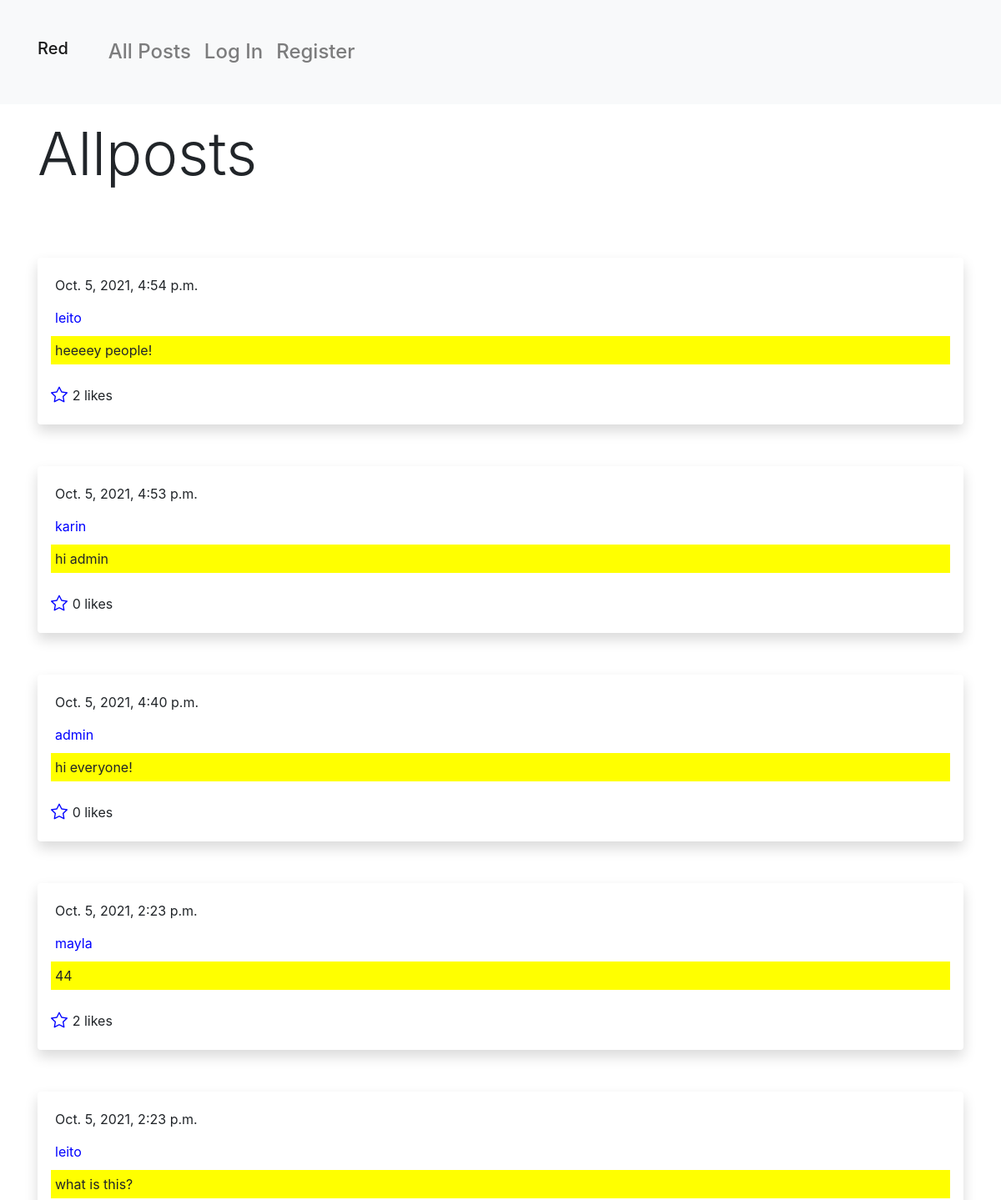
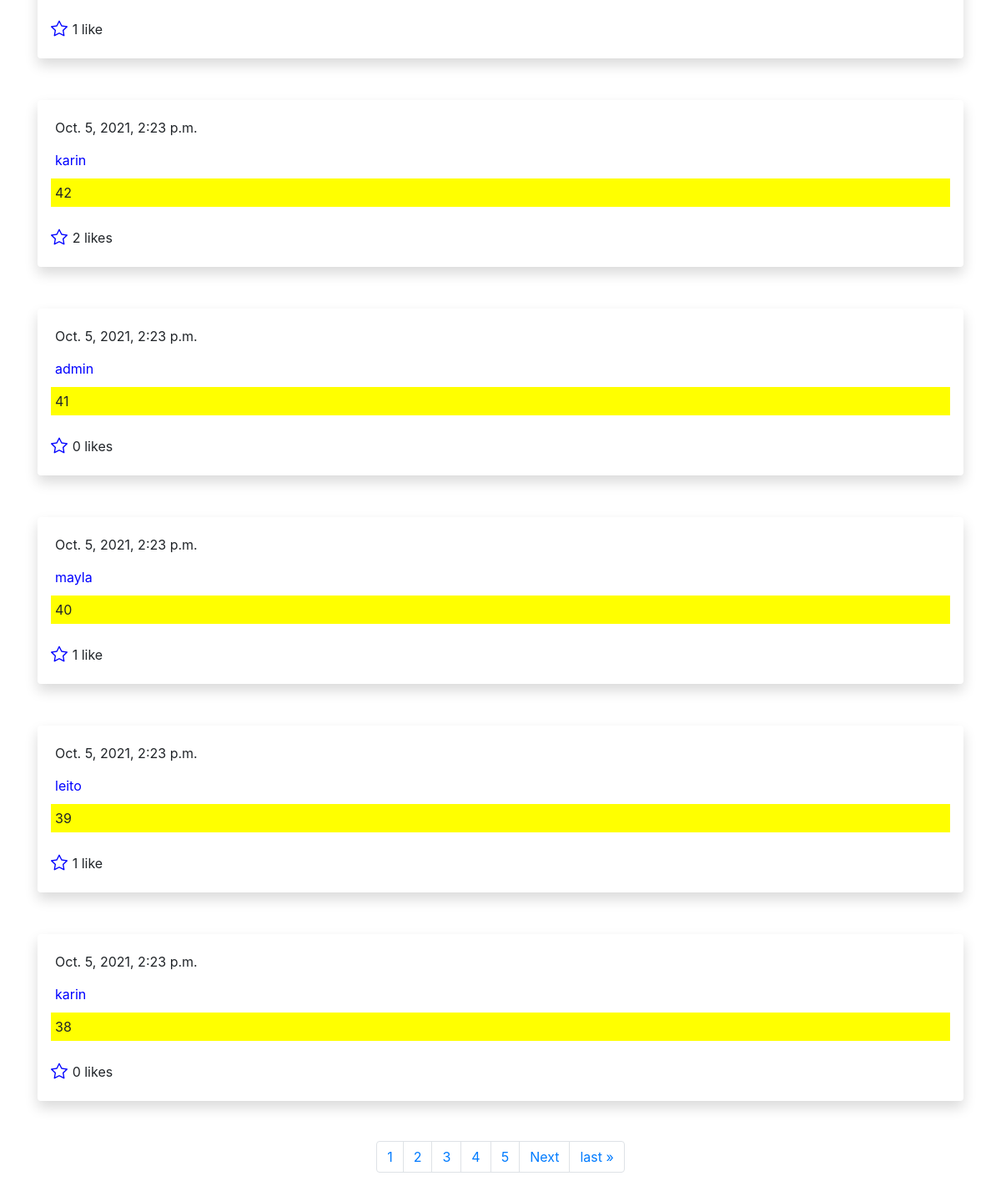
Before: / with the older database file (2 pictures, top to bottom).
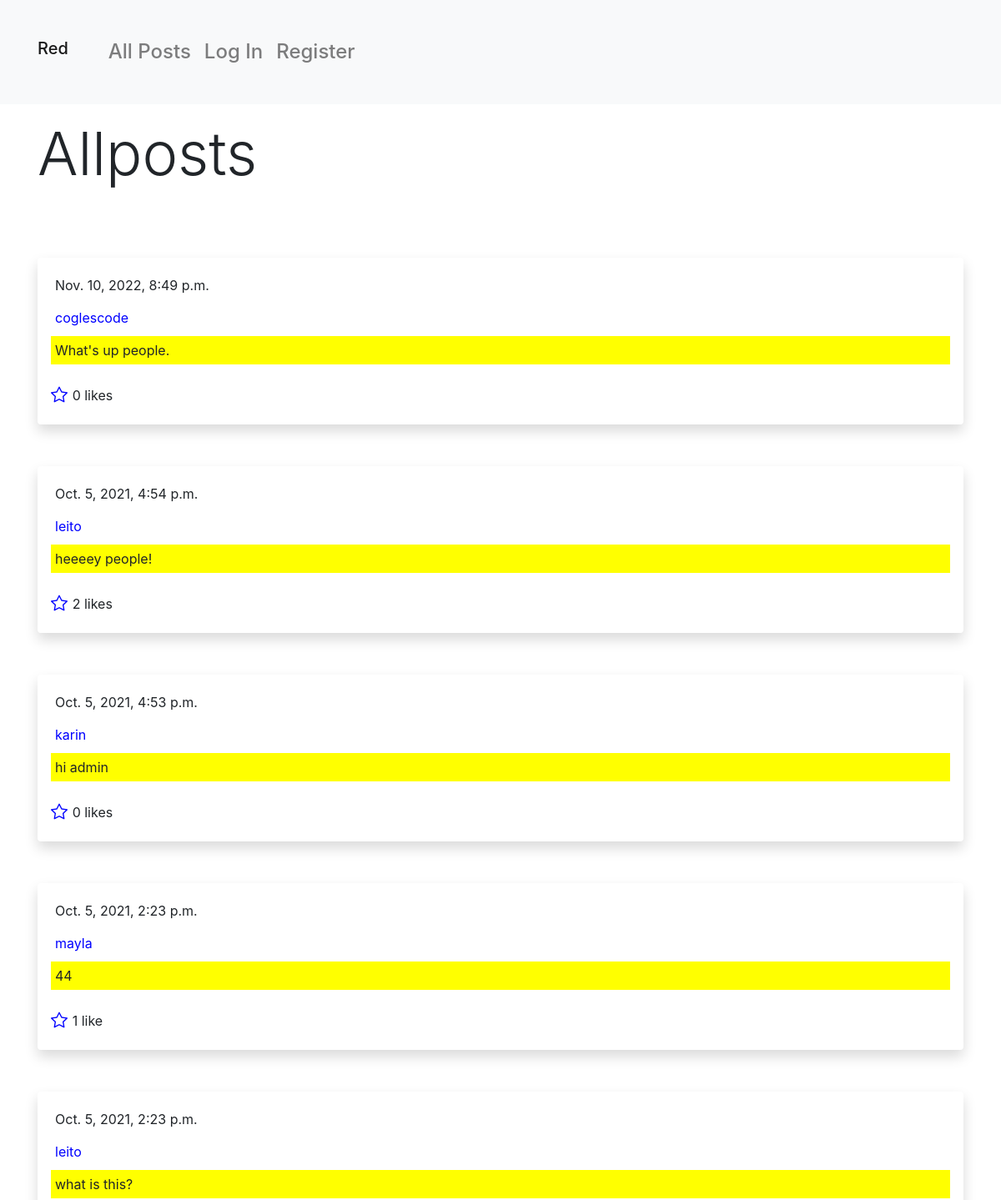
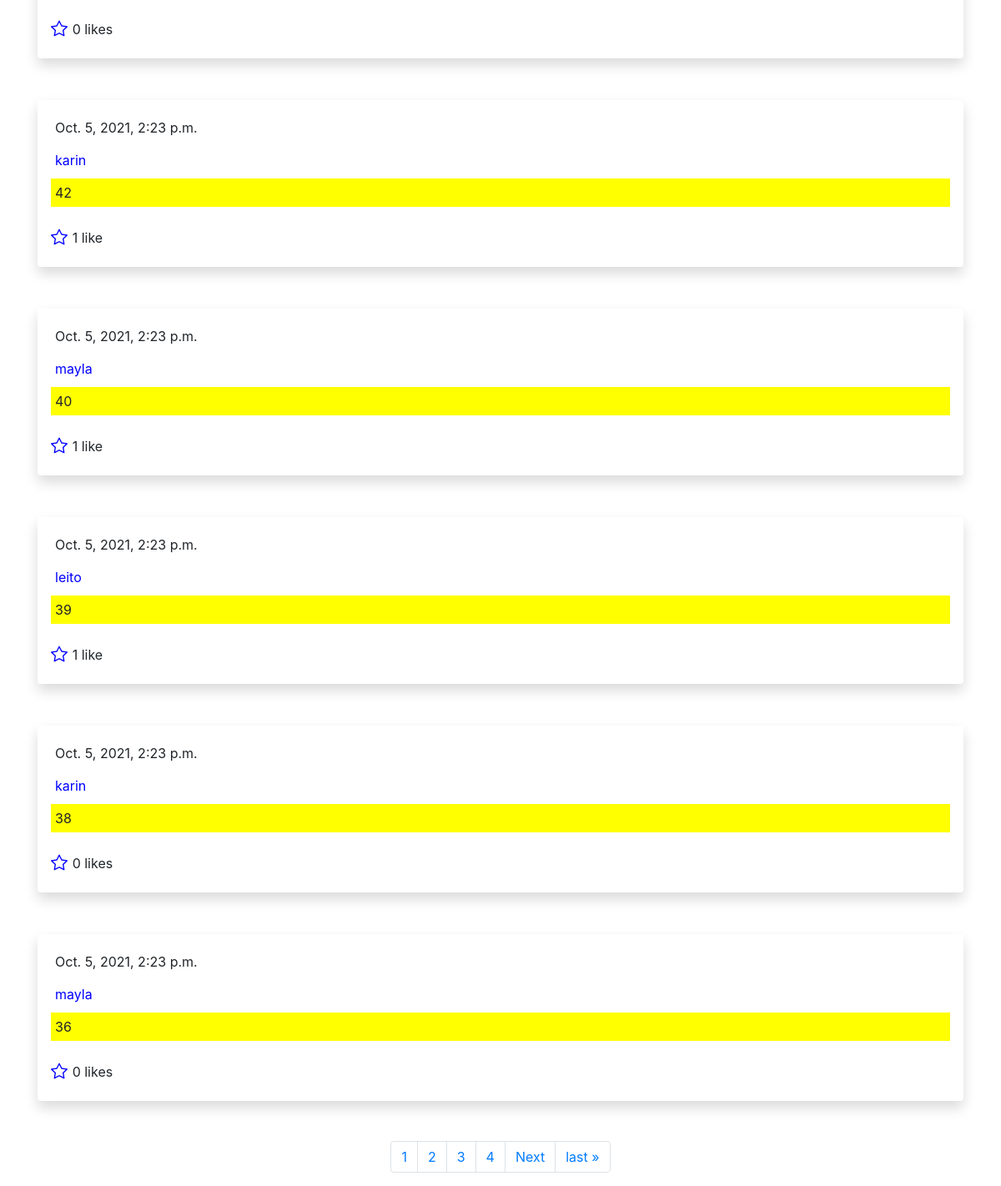
After: the same page with the newer database file (2 pictures, top to bottom).
### network/models.py (models this page shows, shortened)
class Post(models.Model):
    user = models.ForeignKey(settings.AUTH_USER_MODEL, on_delete=models.CASCADE, related_name="posts")
    body = models.TextField(null=False)
    users_like = models.ManyToManyField(settings.AUTH_USER_MODEL, blank=True, related_name="posts_liked")
    created = models.DateTimeField(auto_now_add=True)
    active = models.BooleanField(default=True)
    class Meta:
        ordering = ('-created',)

class User(AbstractUser):
    pass

### network/views.py (the view)
# urls.py: path("", views.index, name="index"),
def index(request):
    allposts = Post.objects.all()
    paginator = Paginator(allposts, 10)
    page_number = request.GET.get("page")
    page_obj = paginator.get_page(page_number)
    return render(request, "network/index.html", {
        "form": PostForm(),
        "posts": page_obj,
        "pages": page_obj.paginator.page_range
    })

### network/templates/network/index.html (shortened to what the changed rows need)
{% extends "network/layout.html" %}
{% load static %}
{% block body %}
<div class=" container ">
    {% if user.is_authenticated %}
            <div class="d-flex justify-content-center justify-content-lg-start"><p class="display-3 py-3 "id="section_label"> Allposts </p></div>
            <div id="form_div"  >
                <form id="write_post" action="{% url 'compose_post' %}" method="POST" >
                    {% csrf_token %}
                    {{ form.as_p }}
                    <input id="submit" type="submit" class="btn btn-primary my-3   " value="Done"/>
                </form>
            </div>
            <div id="allposts" style="display: block; ">
                {% for post in posts %}
                    <div id="this" class="post_grid shadow p-3 mb-5 bg-body rounded slidedown ">
                        <a id="{{ post.user }}" href="{% url 'getuser' post.user %}" class="user " >{{post.user }}</a>
                        <div id="{{ post.created }}" class="timestamp">{{post.created}}</div>
                        <p id="content_{{ post.id }}" class="content " >{{post.body}}</p>
                        <textarea id="post_{{ post.id }}" style="display: none;" class="content form_div" ></textarea>
                        <div class="likes_div">
                            {% with total_likes=post.users_like.count users_like=post.users_like.all %}
                                <a id="link_{{ post.id }}"  data-id="{{ post.id }}"
                                data-action="{% if request.user in users_like %}un{% endif %}like"
                                class="like like_icon ">
                                {% if request.user not in users_like %}
                                    <i id="icon_{{ post.id }}" class="bi bi-star"></i>
                                {% else %}
                                    <i id="icon_{{ post.id }}" class="bi bi-star-fill"></i>
                                {% endif %}
                                </a>
                                <span class="total_{{ post.id }}">{{ total_likes }} </span>
                            {% endwith %}
                        </div>
                        <a id="edit" href="#" data-postid="{{ post.id }}" data-action="edit" class="edit">
                            {% if post.user == request.user %}
                                <h4>Edit Post</h4>
                            {% endif %}
                        </a>
                    </div>
                {% endfor %}
            </div>
            <nav aria-label="Pagination">
                <ul class="pagination justify-content-center">
                    {% if posts.has_previous %}
                        <li class="page-item"><a class="page-link" href="?page=1">&laquo; first</a></li>
                        <li id="previous" class="page-item">
                            <a class="page-link" href="?page={{ posts.previous_page_number }}">Previous</a>
                        </li>
                    {% endif %}
                    {% for page in pages %}
                        {% if request.GET.page|add:"0" == page %}
                            <li id="page_{{ forloop.counter }}" class="page-item  active" data-page="{{ forloop.counter0 }}">
                                <a class="page-link" href="?page={{ forloop.counter }}">{{ forloop.counter }}</a>
                            </li>
                        {% else %}
                            <li id="page_{{ forloop.counter }}" class="page-item" data-page="{{ forloop.counter0 }}">
                                <a class="page-link" href="?page={{ forloop.counter }}">{{ forloop.counter }}</a>
                            </li>
                        {% endif %}
                    {% endfor %}
                    {% if posts.has_next %}
                        <li id="next" class="page-item">
                            <a class="page-link" href="?page={{ posts.next_page_number }}">Next</a>
                        </li>
                        <li class="page-item">
                            <a class="page-link" href="?page={{ posts.paginator.num_pages }}">last &raquo;</a>
                        </li>
                    {% endif %}
                </ul >
            </na>
        </div>
    {% else %}
        {% for post in posts %}
            <div id="posts" >
                <div id="{{ post.id }}" class="post_grid shadow p-3 mb-5 bg-body rounded">
                    <a class="user section" id="{{ post.user }}" href="#" >{{post.user }}</a>
                    <div id="{{ post.created }}" class="timestamp">{{post.created}}</div>
                    <p class="content" id="{{ post.id }}">{{post.body}}</p>
                    <div class="likes_div">
                        {% with total_likes=post.users_like.count users_like=post.users_like.all %}
                            <a id="link_{{ post.id }}" href="{% url 'login' %}" data-id="{{ post.id }}"
                            data-action="like"
                            class=" like_icon ">
                            {% if request.user not in users_like %}
                                <i id="icon_{{ post.id }}" class="bi bi-star"></i>
                            {% else %}
                                <i id="icon_{{ post.id }}" class="bi bi-star-fill"></i>
                            {% endif %}
                            </a>
                            <span class="count">
                                <span class="total">{{ total_likes }} </span>
                                like{{ total_likes|pluralize }}
                            </span>
                        {% endwith %}
                    </div>
                </div>
            </div>
        {% endfor %}
        <nav aria-label="Pagination">
            <ul class="pagination justify-content-center">
                {% for page in pages %}
                    {% if request.GET.page|add:"0" == page %}
                        <li id="page_{{ forloop.counter }}" class="page-item  active" data-page="{{ forloop.counter0 }}"><a class="page-link" href="?page={{ forloop.counter }}">{{ forloop.counter }}</a></li>
                    {% else %}
                        <li id="page_{{ forloop.counter }}" class="page-item" data-page="{{ forloop.counter0 }}"><a class="page-link" href="?page={{ forloop.counter }}">{{ forloop.counter }}</a></li>
                    {% endif %}
                {% endfor %}
            </ul >
    {% endif %}
</div>
{% endblock %}

Changed rows visible on the page:
removed Post: user "admin", created "Oct. 5, 2021, 4:40 p.m.", body "hi everyone!", users_like.count "0"
removed Post: user "admin", created "Oct. 5, 2021, 2:23 p.m.", body "41", users_like.count "0"
added Post: user "coglescode", created "Nov. 10, 2022, 8:49 p.m.", body "What's up people.", users_like.count "0"
computed for Post (number 4 of 10 on the later page): users_like.count "2" → "1"
computed for Post "what is this?": users_like.count "1" → "0"
computed for Post (number 6 of 10 on the later page): users_like.count "2" → "1"
now on this page (row unchanged): Post: user "mayla", created "Oct. 5, 2021, 2:23 p.m.", body "36", users_like.count "0"
Other visible differences:
list line gone: "5"
